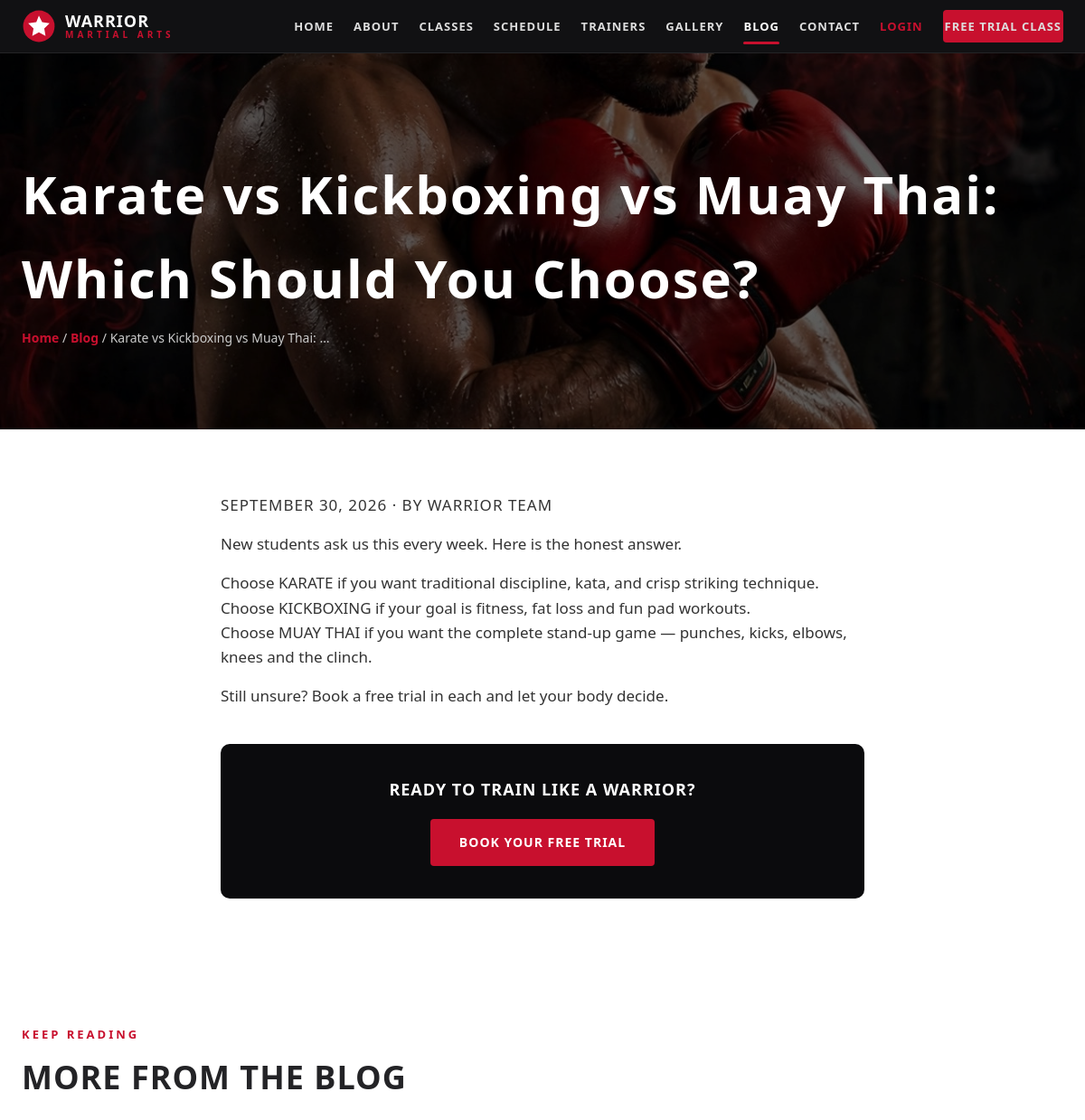
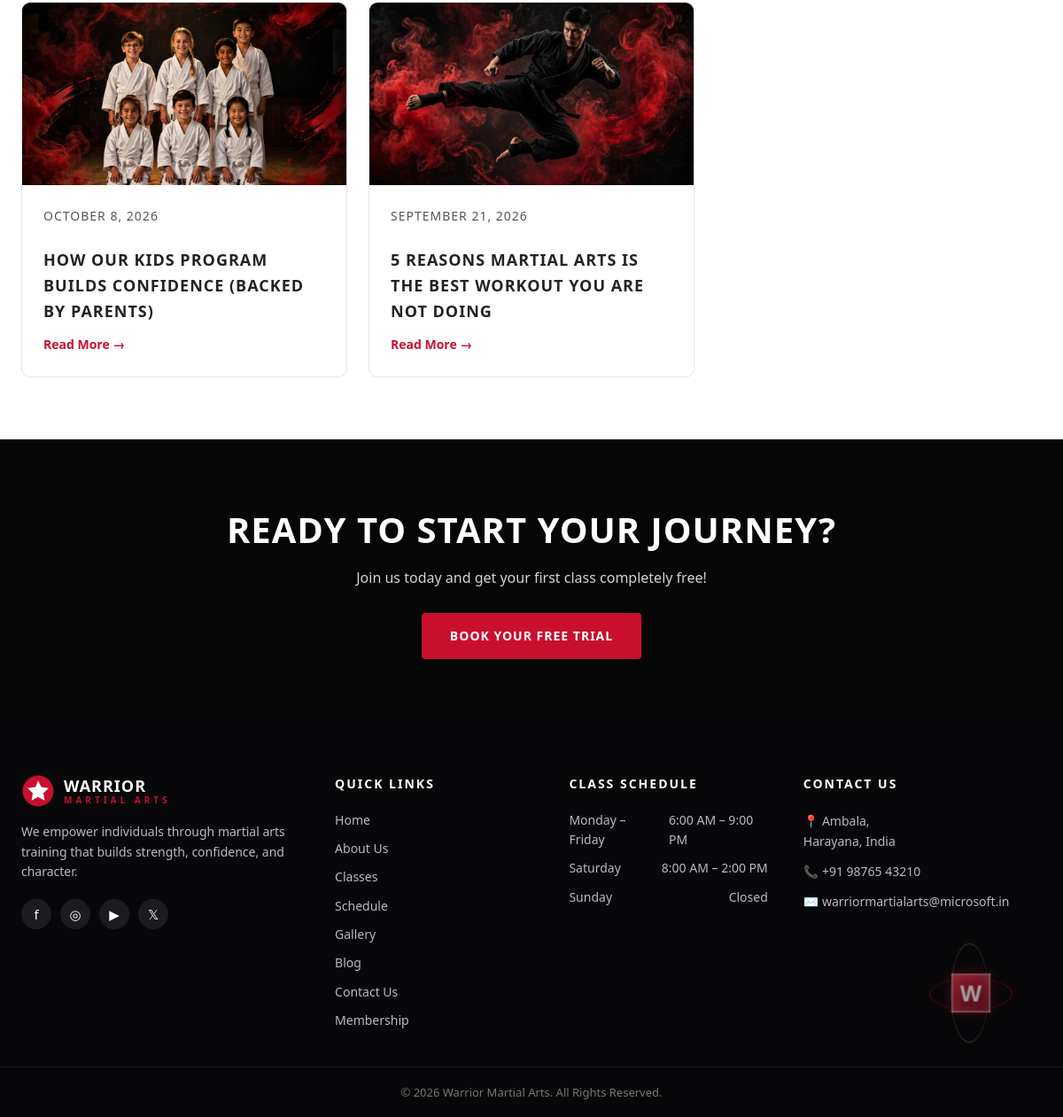
Screenshot of /blog/karate-vs-kickboxing-vs-muay-thai-which-should-you-choose/ with the database file from the repository (2 pictures, top to bottom).
### dojo/models.py (models this page shows, shortened)
class BlogPost(models.Model):
    title = models.CharField(max_length=160)
    slug = models.SlugField(max_length=160, unique=True, blank=True)
    excerpt = models.CharField(max_length=300)
    body = models.TextField()
    author = models.CharField(max_length=80, default="Warrior Team")
    published_at = models.DateTimeField()
    image = models.CharField(
        max_length=120,
        blank=True,
        help_text="Optional static image filename (in dojo/static/dojo/img/).",
    )
    class Meta:
        ordering = ["-published_at"]

### dojo/views.py (the view)
# urls.py: path("blog/<slug:slug>/", views.blog_detail, name="blog_detail"),
def blog_detail(request, slug):
    post = get_object_or_404(BlogPost, slug=slug)
    others = BlogPost.objects.exclude(pk=post.pk)[:3]
    return render(request, "dojo/blog_detail.html", {"post": post, "others": others})

### dojo/templates/dojo/blog_detail.html (shortened to what this page needs)
{% extends "dojo/base.html" %}
{% load static %}
{% block content %}
<section class="page-hero" {% if post.image %}style="background-image:url('{% static 'dojo/img/' %}{{ post.image }}')"{% endif %}>
  <div class="page-hero-overlay"></div>
  <div class="wrap">
    <h1>{{ post.title }}</h1>
    <p class="crumb"><a href="{% url 'dojo:home' %}">Home</a> / <a href="{% url 'dojo:blog' %}">Blog</a> / {{ post.title|truncatewords:6 }}</p>
  </div>
</section>
<section class="wrap content-section narrow">
  <article class="blog-article">
    <p class="blog-meta">{{ post.published_at|date:"F j, Y" }} · by {{ post.author }}</p>
    {{ post.body|linebreaks }}
  </article>
  <div class="article-cta">
    <h3>Ready to train like a warrior?</h3>
    <a class="btn btn-red" href="{% url 'dojo:booking' %}">Book Your Free Trial</a>
  </div>
</section>
{% if others %}
<section class="wrap content-section">
  <p class="eyebrow dark">Keep Reading</p>
  <h2>MORE FROM THE BLOG</h2>
  <div class="blog-grid">
    {% for other in others %}
    <article class="blog-card">
      {% if other.image %}
      <a href="{% url 'dojo:blog_detail' other.slug %}"><img src="{% static 'dojo/img/' %}{{ other.image }}" alt="{{ other.title }}" loading="lazy"></a>
      {% endif %}
      <div class="blog-body">
        <p class="blog-meta">{{ other.published_at|date:"F j, Y" }}</p>
        <h3><a href="{% url 'dojo:blog_detail' other.slug %}">{{ other.title }}</a></h3>
        <a class="read-more" href="{% url 'dojo:blog_detail' other.slug %}">Read More →</a>
      </div>
    </article>
    {% endfor %}
  </div>
</section>
{% endif %}
{% endblock %}

### dojo/static/dojo/css/style.css (style rules this page uses)
:root { --red: #c8102e; --red-dark: #9a0b23; --black: #0b0b0d; --ink: #141416; --panel: #17171a; --grey: #f4f4f5; --line: #e4e4e7; --muted: #8e8e93; --text: #232326; --radius: 10px; --font: "Segoe UI", "Helvetica Neue", Arial, system-ui, sans-serif; --display: "Arial Black", "Segoe UI", Arial, sans-serif; }
* { box-sizing: border-box; margin: 0; padding: 0; }
html { scroll-behavior: smooth; }
body { font-family: var(--font); color: var(--text); background: #fff; line-height: 1.6; }
img { max-width: 100%; display: block; }
a { text-decoration: none; color: inherit; }
.wrap { max-width: 1200px; margin: 0 auto; padding: 0 24px; }
.btn { display: inline-block; padding: 13px 30px; border-radius: 4px; font-weight: 700; font-size: 14px; letter-spacing: 1px; text-transform: uppercase; cursor: pointer; border: 2px solid transparent; transition: transform .15s ease, box-shadow .15s ease, background .15s ease; }
.btn-red { background: var(--red); color: #fff; }
.eyebrow { color: var(--red); font-weight: 700; letter-spacing: 3px; text-transform: uppercase; font-size: 13px; margin-bottom: 8px; }
.eyebrow.dark { color: var(--red); }
.page-hero { position: relative; background-size: cover; background-position: center; padding: 110px 0 90px; color: #fff; background-color: var(--black); }
.page-hero-overlay { position: absolute; inset: 0; background: rgba(0,0,0,.62); }
.page-hero .wrap { position: relative; z-index: 1; }
.page-hero h1 { font-family: var(--display); font-size: clamp(36px, 5vw, 58px); letter-spacing: 2px; }
.crumb { color: #ccc; font-size: 14px; margin-top: 8px; }
.crumb a { color: var(--red); font-weight: 600; }
.content-section { padding: 70px 24px; }
.content-section h2 { font-family: var(--display); font-size: clamp(24px, 3.4vw, 36px); letter-spacing: 1px; margin-bottom: 20px; }
.content-section h3 { font-size: 18px; letter-spacing: 1px; margin: 24px 0 12px; text-transform: uppercase; }
.narrow { max-width: 760px; }
.blog-grid { display: grid; grid-template-columns: repeat(3, 1fr); gap: 24px; }
.blog-card { background: #fff; border: 1px solid var(--line); border-radius: 10px; overflow: hidden; transition: box-shadow .2s ease, transform .2s ease; }
.blog-card img { aspect-ratio: 16/9; object-fit: cover; width: 100%; }
.blog-body { padding: 24px; }
.blog-meta { font-size: 12px; color: var(--muted); text-transform: uppercase; letter-spacing: 1px; margin-bottom: 8px; }
.blog-body h3 { font-size: 18px; margin-bottom: 10px; }
.blog-body p { font-size: 14px; color: #555; margin-bottom: 14px; }
.read-more { color: var(--red); font-weight: 700; font-size: 14px; }
.blog-article p { margin-bottom: 16px; color: #333; font-size: 17px; }
.article-cta { background: var(--black); color: #fff; border-radius: 10px; padding: 36px; text-align: center; margin-top: 40px; }
.article-cta h3 { margin: 0 0 18px; }

### rows the page displays
BlogPost: image (picture), title "Karate vs Kickboxing vs Muay Thai: Which Should You Choose?", title "Karate vs Kickboxing vs Muay Thai: …", published_at "SEPTEMBER 30, 2026", author "WARRIOR TEAM", body "New students ask us this every week. Here is the honest answer. Choose KARATE if you want traditional discipline, kata, and crisp striking technique. Choose KICKBOXING if your goal is fitness, fat loss and fun pad workouts. Choose MUAY THAI if you want the complete stand-up game — punches, kicks, elbows, knees and the clinch. Still unsure? Book a free trial in each and let your body decide."
BlogPost: image (picture), published_at "OCTOBER 8, 2026", title "HOW OUR KIDS PROGRAM BUILDS CONFIDENCE (BACKED BY PARENTS)"
BlogPost: image (picture), published_at "SEPTEMBER 21, 2026", title "5 REASONS MARTIAL ARTS IS THE BEST WORKOUT YOU ARE NOT DOING"
